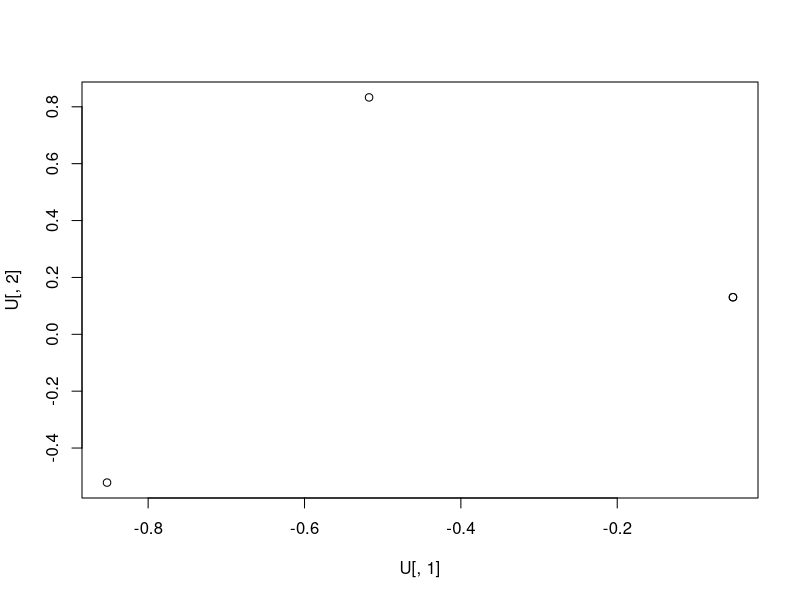

R code for this plot:
## ---- chunk 1
knitr::opts_chunk$set(echo = TRUE)
## ---- chunk 2
head(mtcars)
# M is (32, 11)
M = as.matrix(mtcars[ ,c(1,1,3,4)])
# A is (4, 4)
A = t(M)%*% M

evd = eigen(A)
# eigenvalues of A
evd$values
# eigenvectors of A
evd$vectors

D = diag(evd$values)
D
# as we can see, the smallest eigenvalues is almost 0, which means some of the columns are redundent, there are some redundent information
U = evd$vectors
U

# Verify A = UDU^T
U%*%D%*%t(U)
A

plot(U[,1],U[,2])
# text(U[,1],U[,2],rownames(A))
